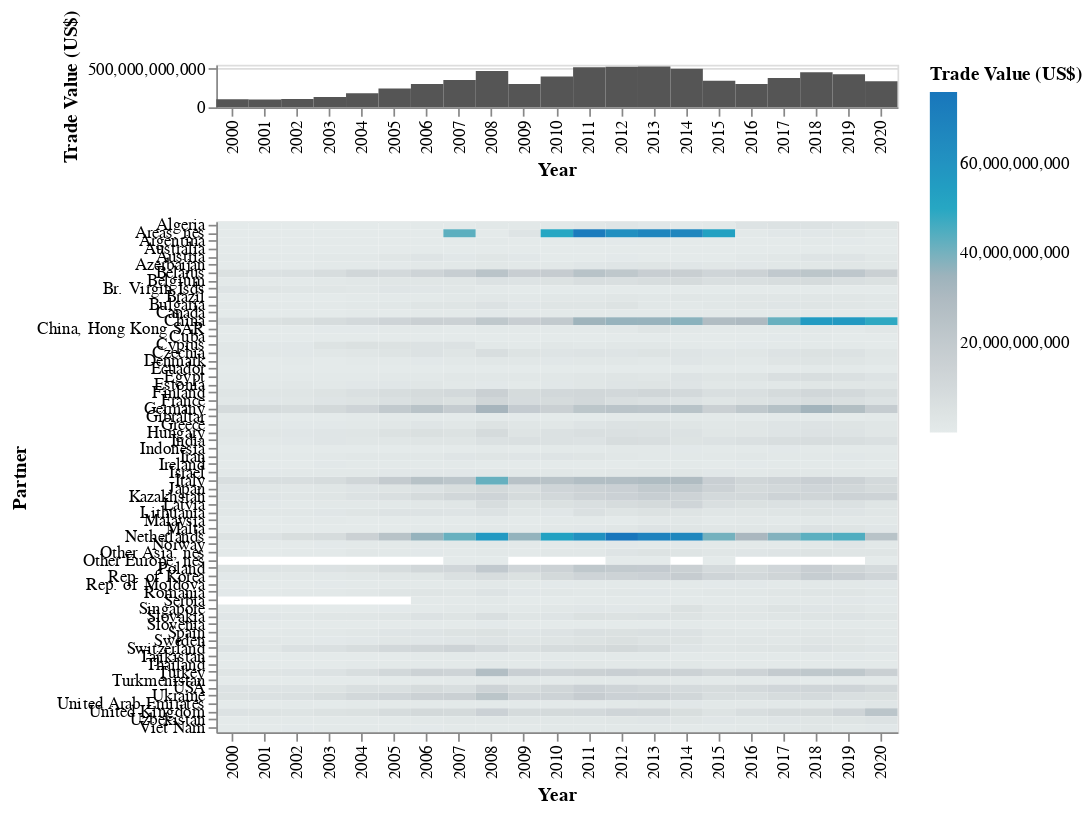

The notebook cell saved with this chart:
### Code cell
export_world_usd = alt.Chart(
    subdata.loc[
        (subdata['Trade Flow'] == 'Export') & (subdata.Partner == "World")
    ]
).mark_rect(color="#555555").encode(
    x='Year:O',
    y='Trade Value (US$)',
    #color='Trade Value (US$)'
).properties(
    height=25
)

export_partners_pct = alt.Chart(
    subdata.loc[
        (subdata['Trade Flow'] == 'Export') & (subdata.Partner != "World")
    ]
).mark_rect().encode(
    x='Year:O',
    y='Partner:O',
    color=alt.Color('Trade Value (US$)', scale=alt.Scale(scheme='lightgreyteal'))
)

alt.vconcat(export_world_usd, export_partners_pct)

### Figure 1 — Vega-Lite specification as saved in the notebook (floating-point values rounded to 4 significant figures; data arrays with more than 128 entries replaced by an {"elided": "..."} marker saying what was removed)
{"$schema": "https://vega.github.io/schema/vega-lite/v3.2.1.json", "config": {"mark": {"tooltip": null}, "view": {"height": 300, "width": 400}}, "datasets": {"data-6659565c2152c0debd013bab0a5fd9af": [{"Commodity": "ALL COMMODITIES", "Commodity Code": "TOTAL", "Partner": "World", "Partner Code": 0, "Partner ISO": "WLD", "Partner Pct": 100, "Reporter": "Russian Federation", "Reporter Code": 643, "Reporter ISO": "RUS", "Trade Flow": "Export", "Trade Value (US$)": 103092748421, "Year": 2000}, {"Commodity": "ALL COMMODITIES", "Commodity Code": "TOTAL", "Partner": "World", "Partner Code": 0, "Partner ISO": "WLD", "Partner Pct": 100, "Reporter": "Russian Federation", "Reporter Code": 643, "Reporter ISO": "RUS", "Trade Flow": "Export", "Trade Value (US$)": 99868397027, "Year": 2001}, {"Commodity": "ALL COMMODITIES", "Commodity Code": "TOTAL", "Partner": "World", "Partner Code": 0, "Partner ISO": "WLD", "Partner Pct": 100, "Reporter": "Russian Federation", "Reporter Code": 643, "Reporter ISO": "RUS", "Trade Flow": "Export", "Trade Value (US$)": 106691997872, "Year": 2002}, {"Commodity": "ALL COMMODITIES", "Commodity Code": "TOTAL", "Partner": "World", "Partner Code": 0, "Partner ISO": "WLD", "Partner Pct": 100, "Reporter": "Russian Federation", "Reporter Code": 643, "Reporter ISO": "RUS", "Trade Flow": "Export", "Trade Value (US$)": 133655685163, "Year": 2003}, {"Commodity": "ALL COMMODITIES", "Commodity Code": "TOTAL", "Partner": "World", "Partner Code": 0, "Partner ISO": "WLD", "Partner Pct": 100, "Reporter": "Russian Federation", "Reporter Code": 643, "Reporter ISO": "RUS", "Trade Flow": "Export", "Trade Value (US$)": 181600379150, "Year": 2004}, {"Commodity": "ALL COMMODITIES", "Commodity Code": "TOTAL", "Partner": "World", "Partner Code": 0, "Partner ISO": "WLD", "Partner Pct": 100, "Reporter": "Russian Federation", "Reporter Code": 643, "Reporter ISO": "RUS", "Trade Flow": "Export", "Trade Value (US$)": 241451656882, "Year": 2005}, {"Commodity": "ALL COMMODITIES", "Commodity Code": "TOTAL", "Partner": "World", "Partner Code": 0, "Partner ISO": "WLD", "Partner Pct": 100, "Reporter": "Russian Federation", "Reporter Code": 643, "Reporter ISO": "RUS", "Trade Flow": "Export", "Trade Value (US$)": 301550665536, "Year": 2006}, {"Commodity": "All Commodities", "Commodity Code": "TOTAL", "Partner": "World", "Partner Code": 0, "Partner ISO": "WLD", "Partner Pct": 100, "Reporter": "Russian Federation", "Reporter Code": 643, "Reporter ISO": "RUS", "Trade Flow": "Export", "Trade Value (US$)": 352266398771, "Year": 2007}, {"Commodity": "All Commodities", "Commodity Code": "TOTAL", "Partner": "World", "Partner Code": 0, "Partner ISO": "WLD", "Partner Pct": 100, "Reporter": "Russian Federation", "Reporter Code": 643, "Reporter ISO": "RUS", "Trade Flow": "Export", "Trade Value (US$)": 467993954576, "Year": 2008}, {"Commodity": "All Commodities", "Commodity Code": "TOTAL", "Partner": "World", "Partner Code": 0, "Partner ISO": "WLD", "Partner Pct": 100, "Reporter": "Russian Federation", "Reporter Code": 643, "Reporter ISO": "RUS", "Trade Flow": "Export", "Trade Value (US$)": 301796058824, "Year": 2009}, {"Commodity": "All Commodities", "Commodity Code": "TOTAL", "Partner": "World", "Partner Code": 0, "Partner ISO": "WLD", "Partner Pct": 100, "Reporter": "Russian Federation", "Reporter Code": 643, "Reporter ISO": "RUS", "Trade Flow": "Export", "Trade Value (US$)": 397067520996, "Year": 2010}, {"Commodity": "All Commodities", "Commodity Code": "TOTAL", "Partner": "World", "Partner Code": 0, "Partner ISO": "WLD", "Partner Pct": 100, "Reporter": "Russian Federation", "Reporter Code": 643, "Reporter ISO": "RUS", "Trade Flow": "Export", "Trade Value (US$)": 516992618221, "Year": 2011}, {"Commodity": "All Commodities", "Commodity Code": "TOTAL", "Partner": "World", "Partner Code": 0, "Partner ISO": "WLD", "Partner Pct": 100, "Reporter": "Russian Federation", "Reporter Code": 643, "Reporter ISO": "RUS", "Trade Flow": "Export", "Trade Value (US$)": 524766420613, "Year": 2012}, {"Commodity": "All Commodities", "Commodity Code": "TOTAL", "Partner": "World", "Partner Code": 0, "Partner ISO": "WLD", "Partner Pct": 100, "Reporter": "Russian Federation", "Reporter Code": 643, "Reporter ISO": "RUS", "Trade Flow": "Export", "Trade Value (US$)": 527265918851, "Year": 2013}, {"Commodity": "All Commodities", "Commodity Code": "TOTAL", "Partner": "World", "Partner Code": 0, "Partner ISO": "WLD", "Partner Pct": 100, "Reporter": "Russian Federation", "Reporter Code": 643, "Reporter ISO": "RUS", "Trade Flow": "Export", "Trade Value (US$)": 497833528848, "Year": 2014}, {"Commodity": "All Commodities", "Commodity Code": "TOTAL", "Partner": "World", "Partner Code": 0, "Partner ISO": "WLD", "Partner Pct": 100, "Reporter": "Russian Federation", "Reporter Code": 643, "Reporter ISO": "RUS", "Trade Flow": "Export", "Trade Value (US$)": 343907651828, "Year": 2015}, {"Commodity": "All Commodities", "Commodity Code": "TOTAL", "Partner": "World", "Partner Code": 0, "Partner ISO": "WLD", "Partner Pct": 100, "Reporter": "Russian Federation", "Reporter Code": 643, "Reporter ISO": "RUS", "Trade Flow": "Export", "Trade Value (US$)": 301780443386, "Year": 2016}, {"Commodity": "All Commodities", "Commodity Code": "TOTAL", "Partner": "World", "Partner Code": 0, "Partner ISO": "WLD", "Partner Pct": 100, "Reporter": "Russian Federation", "Reporter Code": 643, "Reporter ISO": "RUS", "Trade Flow": "Export", "Trade Value (US$)": 379206606018, "Year": 2017}, {"Commodity": "All Commodities", "Commodity Code": "TOTAL", "Partner": "World", "Partner Code": 0, "Partner ISO": "WLD", "Partner Pct": 100, "Reporter": "Russian Federation", "Reporter Code": 643, "Reporter ISO": "RUS", "Trade Flow": "Export", "Trade Value (US$)": 451494828173, "Year": 2018}, {"Commodity": "All Commodities", "Commodity Code": "TOTAL", "Partner": "World", "Partner Code": 0, "Partner ISO": "WLD", "Partner Pct": 100, "Reporter": "Russian Federation", "Reporter Code": 643, "Reporter ISO": "RUS", "Trade Flow": "Export", "Trade Value (US$)": 426720332660, "Year": 2019}, {"Commodity": "All Commodities", "Commodity Code": "TOTAL", "Partner": "World", "Partner Code": 0, "Partner ISO": "WLD", "Partner Pct": 100, "Reporter": "Russian Federation", "Reporter Code": 643, "Reporter ISO": "RUS", "Trade Flow": "Export", "Trade Value (US$)": 337103969588, "Year": 2020}], "data-c22df984ddcd691cf269f31875a94ace": {"elided": "1323 records"}}, "vconcat": [{"data": {"name": "data-6659565c2152c0debd013bab0a5fd9af"}, "encoding": {"x": {"field": "Year", "type": "ordinal"}, "y": {"field": "Trade Value (US$)", "type": "quantitative"}}, "height": 25, "mark": {"color": "#555555", "type": "rect"}}, {"data": {"name": "data-c22df984ddcd691cf269f31875a94ace"}, "encoding": {"color": {"field": "Trade Value (US$)", "scale": {"scheme": "lightgreyteal"}, "type": "quantitative"}, "x": {"field": "Year", "type": "ordinal"}, "y": {"field": "Partner", "type": "ordinal"}}, "mark": "rect"}]}
